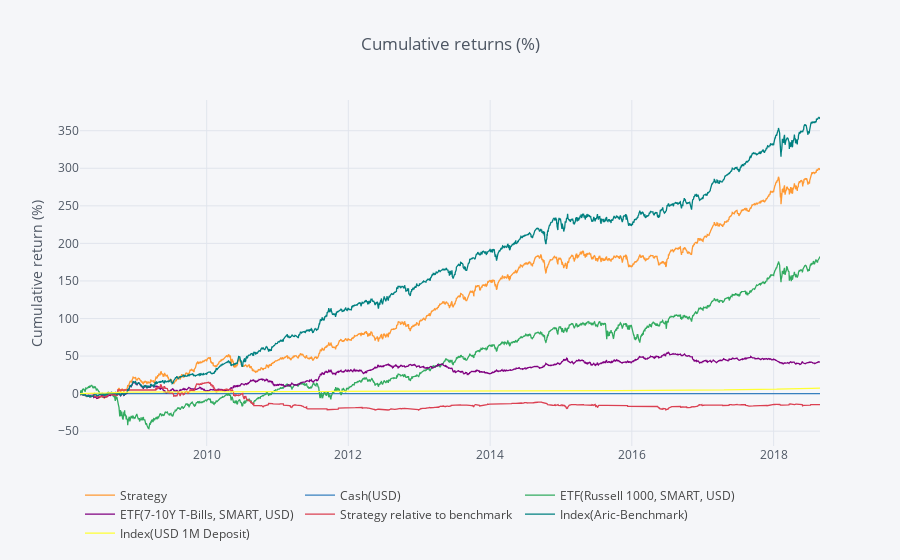
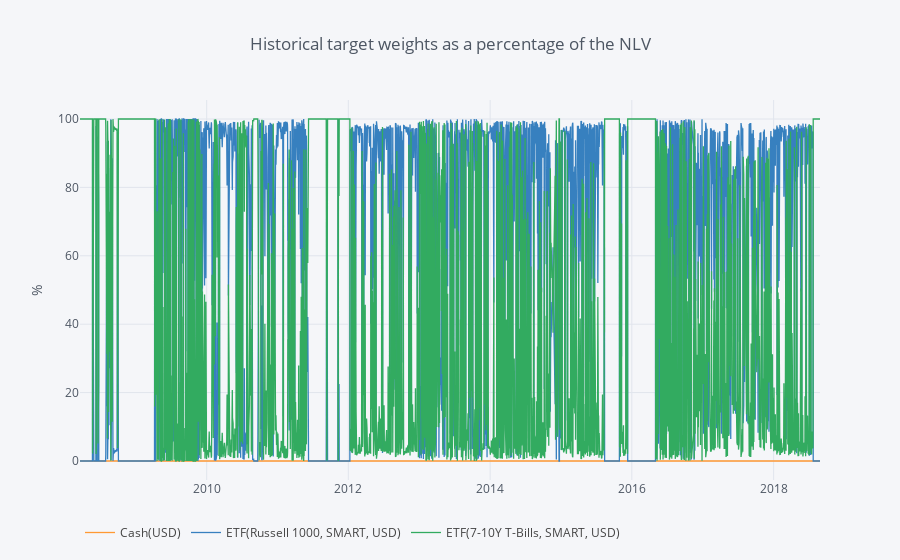

The notebook cell these images were saved under, in order:
### Code cell
episode.renderer.cumulative_performance.to_plotly()
episode.renderer.target_weights.to_plotly()
episode.renderer.annual_returns.to_plotly()
episode.renderer.tearsheet()

### Figure 1 — Plotly figure (JSON) as saved in the notebook; plotly's stock layout.template omitted (floating-point values rounded to 4 significant figures; data arrays with more than 128 entries replaced by an {"elided": "..."} marker saying what was removed)
{"data": [{"line": {"color": "rgba(255, 153, 51, 1.0)", "dash": "solid", "shape": "linear", "width": 1.3}, "mode": "lines", "name": "Strategy", "text": "", "type": "scatter", "uid": "12c6df64-1ece-413d-aaaa-c508384fa09d", "x": {"elided": "2725 str values"}, "y": {"elided": "2725 float values"}}, {"line": {"color": "rgba(55, 128, 191, 1.0)", "dash": "solid", "shape": "linear", "width": 1.3}, "mode": "lines", "name": "Cash(USD)", "text": "", "type": "scatter", "uid": "66525a17-fe7f-483a-a963-6b428bbeebf6", "x": {"elided": "2725 str values"}, "y": {"elided": "2725 int values"}}, {"line": {"color": "rgba(50, 171, 96, 1.0)", "dash": "solid", "shape": "linear", "width": 1.3}, "mode": "lines", "name": "ETF(Russell 1000, SMART, USD)", "text": "", "type": "scatter", "uid": "07bd2c36-356d-47ef-9f61-359b8e6a0db2", "x": {"elided": "2725 str values"}, "y": {"elided": "2725 float values"}}, {"line": {"color": "rgba(128, 0, 128, 1.0)", "dash": "solid", "shape": "linear", "width": 1.3}, "mode": "lines", "name": "ETF(7-10Y T-Bills, SMART, USD)", "text": "", "type": "scatter", "uid": "c7f13959-1c09-4de1-98d3-b5efbef6e778", "x": {"elided": "2725 str values"}, "y": {"elided": "2725 float values"}}, {"line": {"color": "rgba(219, 64, 82, 1.0)", "dash": "solid", "shape": "linear", "width": 1.3}, "mode": "lines", "name": "Strategy relative to benchmark", "text": "", "type": "scatter", "uid": "9df8c8e0-f072-4137-8304-7d05b40015cd", "x": {"elided": "2725 str values"}, "y": {"elided": "2725 float values"}}, {"line": {"color": "rgba(0, 128, 128, 1.0)", "dash": "solid", "shape": "linear", "width": 1.3}, "mode": "lines", "name": "Index(Aric-Benchmark)", "text": "", "type": "scatter", "uid": "20572138-2a7b-45ea-9636-ce23127a30c7", "x": {"elided": "2725 str values"}, "y": {"elided": "2725 float values"}}, {"line": {"color": "rgba(255, 255, 51, 1.0)", "dash": "solid", "shape": "linear", "width": 1.3}, "mode": "lines", "name": "Index(USD 1M Deposit)", "text": "", "type": "scatter", "uid": "f5ca67ff-6f5d-4d08-9492-7c61b01c2545", "x": {"elided": "2725 str values"}, "y": {"elided": "2725 float values"}}], "layout": {"legend": {"orientation": "h"}, "paper_bgcolor": "#F5F6F9", "plot_bgcolor": "#F5F6F9", "showlegend": true, "title": {"font": {"color": "#4D5663"}, "text": "Cumulative returns (%)"}, "xaxis": {"gridcolor": "#E1E5ED", "showgrid": true, "tickfont": {"color": "#4D5663"}, "title": {"font": {"color": "#4D5663"}, "text": ""}, "zerolinecolor": "#E1E5ED"}, "yaxis": {"gridcolor": "#E1E5ED", "showgrid": true, "tickfont": {"color": "#4D5663"}, "title": {"font": {"color": "#4D5663"}, "text": "Cumulative return (%)"}, "zerolinecolor": "#E1E5ED"}}}

### Figure 2 — Plotly figure (JSON) as saved in the notebook; plotly's stock layout.template omitted (floating-point values rounded to 4 significant figures; data arrays with more than 128 entries replaced by an {"elided": "..."} marker saying what was removed)
{"data": [{"line": {"color": "rgba(255, 153, 51, 1.0)", "dash": "solid", "shape": "linear", "width": 1.3}, "mode": "lines", "name": "Cash(USD)", "text": "", "type": "scatter", "uid": "f8d0791f-4397-49d3-bdb7-f77b9adc2ca0", "x": {"elided": "2725 str values"}, "y": {"elided": "2725 int values"}}, {"line": {"color": "rgba(55, 128, 191, 1.0)", "dash": "solid", "shape": "linear", "width": 1.3}, "mode": "lines", "name": "ETF(Russell 1000, SMART, USD)", "text": "", "type": "scatter", "uid": "7624681c-1ad6-4372-a6be-5ff9ef951ae2", "x": {"elided": "2725 str values"}, "y": {"elided": "2725 float values"}}, {"line": {"color": "rgba(50, 171, 96, 1.0)", "dash": "solid", "shape": "linear", "width": 1.3}, "mode": "lines", "name": "ETF(7-10Y T-Bills, SMART, USD)", "text": "", "type": "scatter", "uid": "a89885c4-2a2c-4959-a436-98c89bc75ce8", "x": {"elided": "2725 str values"}, "y": {"elided": "2725 float values"}}], "layout": {"legend": {"orientation": "h"}, "paper_bgcolor": "#F5F6F9", "plot_bgcolor": "#F5F6F9", "showlegend": true, "title": {"font": {"color": "#4D5663"}, "text": "Historical target weights as a percentage of the NLV"}, "xaxis": {"gridcolor": "#E1E5ED", "showgrid": true, "tickfont": {"color": "#4D5663"}, "title": {"font": {"color": "#4D5663"}, "text": ""}, "zerolinecolor": "#E1E5ED"}, "yaxis": {"gridcolor": "#E1E5ED", "showgrid": true, "tickfont": {"color": "#4D5663"}, "title": {"font": {"color": "#4D5663"}, "text": "%"}, "zerolinecolor": "#E1E5ED"}}}
